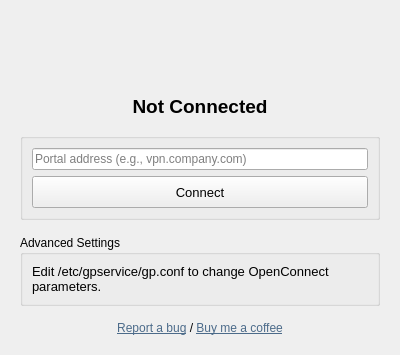
<?xml version="1.0" encoding="UTF-8"?>
<ui version="4.0">
 <class>GPClient</class>
 <widget class="QMainWindow" name="GPClient">
  <property name="geometry">
   <rect>
    <x>0</x>
    <y>0</y>
    <width>400</width>
    <height>300</height>
   </rect>
  </property>
  <property name="windowTitle">
   <string>GlobalProtect</string>
  </property>
  <property name="windowIcon">
   <iconset resource="resources.qrc">
    <normaloff>:/images/com.qt.gpclient.svg</normaloff>:/images/com.qt.gpclient.svg</iconset>
  </property>
  <widget class="QWidget" name="centralwidget">
   <layout class="QVBoxLayout" name="verticalLayout_main">
    <property name="spacing">
     <number>15</number>
    </property>
    <property name="leftMargin">
     <number>20</number>
    </property>
    <property name="topMargin">
     <number>20</number>
    </property>
    <property name="rightMargin">
     <number>20</number>
    </property>
    <property name="bottomMargin">
     <number>20</number>
    </property>
    <item>
     <layout class="QVBoxLayout" name="statusLayout">
      <property name="spacing">
       <number>10</number>
      </property>
      <item>
       <widget class="QLabel" name="statusImage">
        <property name="minimumSize">
         <size>
          <width>0</width>
          <height>80</height>
         </size>
        </property>
        <property name="styleSheet">
         <string notr="true">#statusImage {
	image: url(:/images/disconnected.svg);
	padding: 10
}</string>
        </property>
        <property name="text">
         <string/>
        </property>
       </widget>
      </item>
      <item>
       <widget class="QLabel" name="statusLabel">
        <property name="font">
         <font>
          <pointsize>14</pointsize>
          <weight>75</weight>
          <bold>true</bold>
         </font>
        </property>
        <property name="text">
         <string>Not Connected</string>
        </property>
        <property name="alignment">
         <set>Qt::AlignCenter</set>
        </property>
       </widget>
      </item>
     </layout>
    </item>
    <item>
     <widget class="QGroupBox" name="connectionGroup">
      <layout class="QVBoxLayout" name="verticalLayout_2">
       <item>
        <widget class="QLineEdit" name="portalInput">
         <property name="placeholderText">
          <string>Portal address (e.g., vpn.company.com)</string>
         </property>
        </widget>
       </item>
       <item>
        <widget class="QPushButton" name="connectButton">
         <property name="minimumSize">
          <size>
           <width>0</width>
           <height>32</height>
          </size>
         </property>
         <property name="font">
          <font>
           <pointsize>10</pointsize>
          </font>
         </property>
         <property name="text">
          <string>Connect</string>
         </property>
         <property name="autoDefault">
          <bool>true</bool>
         </property>
        </widget>
       </item>
      </layout>
     </widget>
    </item>
    <item>
     <widget class="QGroupBox" name="settingsGroup">
      <property name="title">
       <string>Advanced Settings</string>
      </property>
      <layout class="QFormLayout" name="formLayout">
       <property name="horizontalSpacing">
        <number>10</number>
       </property>
       <property name="verticalSpacing">
        <number>8</number>
       </property>
       <!-- <item row="0" column="0">
        <widget class="QLabel" name="labelClientos">
         <property name="text">
          <string>Client OS:</string>
         </property>
        </widget>
       </item> -->
       <!-- <item row="0" column="1">
        <widget class="QLineEdit" name="clientosInput">
         <property name="placeholderText">
          <string>e.g., Windows, Linux (default: Linux)</string>
         </property>
        </widget>
       </item> -->
       <!-- <item row="1" column="0">
        <widget class="QLabel" name="labelOsVersion">
         <property name="text">
          <string>OS Version:</string>
         </property>
        </widget>
       </item> -->
       <!-- <item row="1" column="1">
        <widget class="QLineEdit" name="osVersionInput">
         <property name="placeholderText">
          <string>e.g., 10.0</string>
         </property>
        </widget>
       </item> -->
       <item row="2" column="0" colspan="2">
        <widget class="QLabel" name="labelNote">
         <property name="font">
          <font>
           <pointsize>10</pointsize>
          </font>
         </property>
         <property name="text">
          <string>Edit /etc/gpservice/gp.conf to change OpenConnect parameters.</string>
         </property>
         <property name="wordWrap">
          <bool>true</bool>
         </property>
        </widget>
       </item>
      </layout>
     </widget>
    </item>
    <item>
     <spacer name="verticalSpacer">
      <property name="orientation">
       <enum>Qt::Vertical</enum>
      </property>
      <property name="sizeHint" stdset="0">
       <size>
        <width>20</width>
        <height>0</height>
       </size>
      </property>
     </spacer>
    </item>
    <item>
     <widget class="QLabel" name="linksLabel">
      <property name="text">
       <string>&lt;html&gt;&lt;head/&gt;&lt;body&gt;&lt;p align=&quot;center&quot;&gt;&lt;a href=&quot;https://github.com/pachadotdev/globalprotect-linux&quot;&gt;&lt;span style=&quot; text-decoration: underline; color:#4c6b8a;&quot;&gt;Report a bug&lt;/span&gt;&lt;/a&gt; / &lt;a href=&quot;https://buymeacoffee.com/pacha&quot;&gt;&lt;span style=&quot; text-decoration: underline; color:#4c6b8a;&quot;&gt;Buy me a coffee&lt;/span&gt;&lt;/a&gt;&lt;/p&gt;&lt;/body&gt;&lt;/html&gt;</string>
      </property>
      <property name="openExternalLinks">
       <bool>true</bool>
      </property>
     </widget>
    </item>
   </layout>
  </widget>
 </widget>
 <resources>
  <include location="resources.qrc"/>
 </resources>
 <connections/>
</ui>
